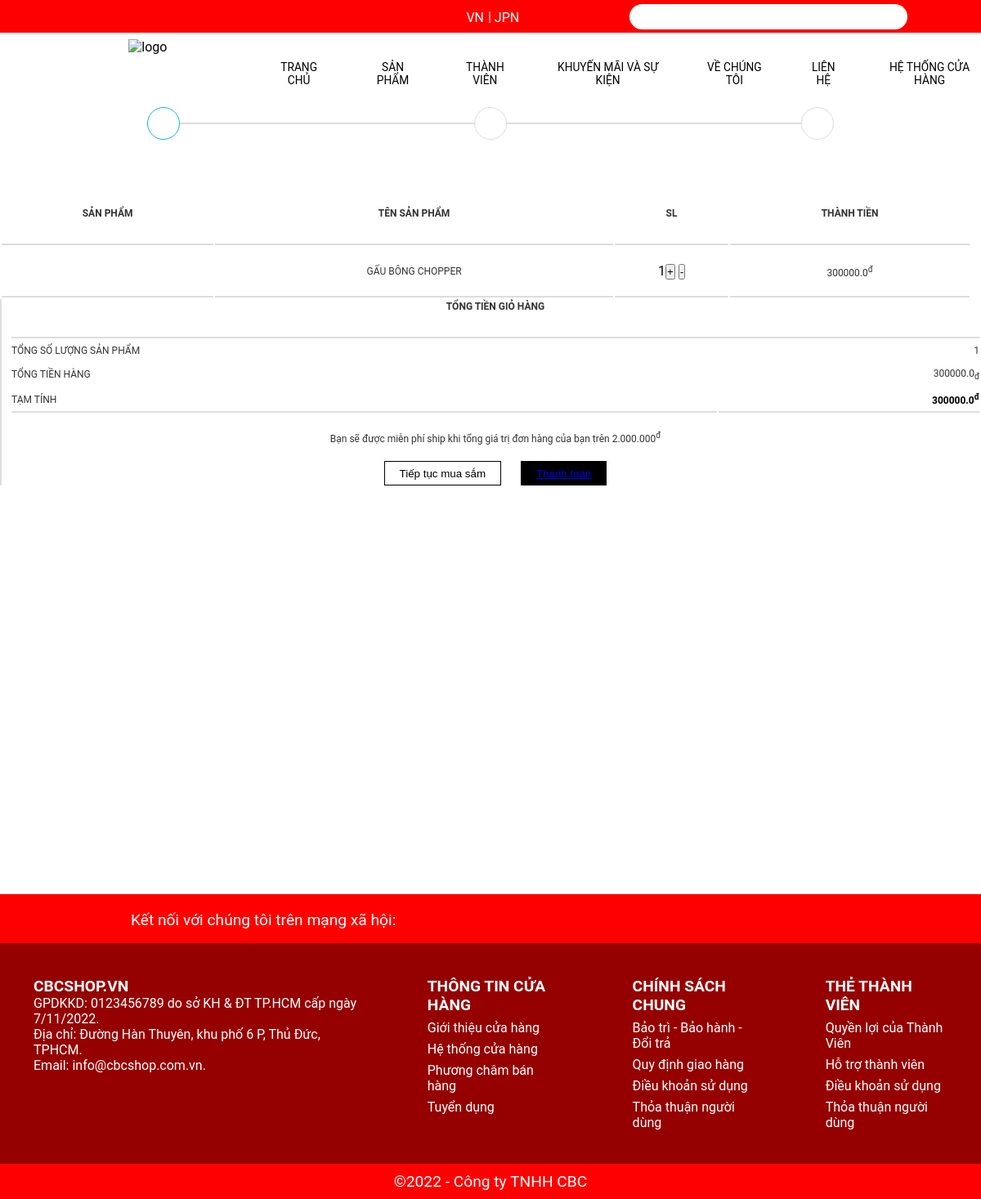
The app's page /cart/ (signed in), older data.
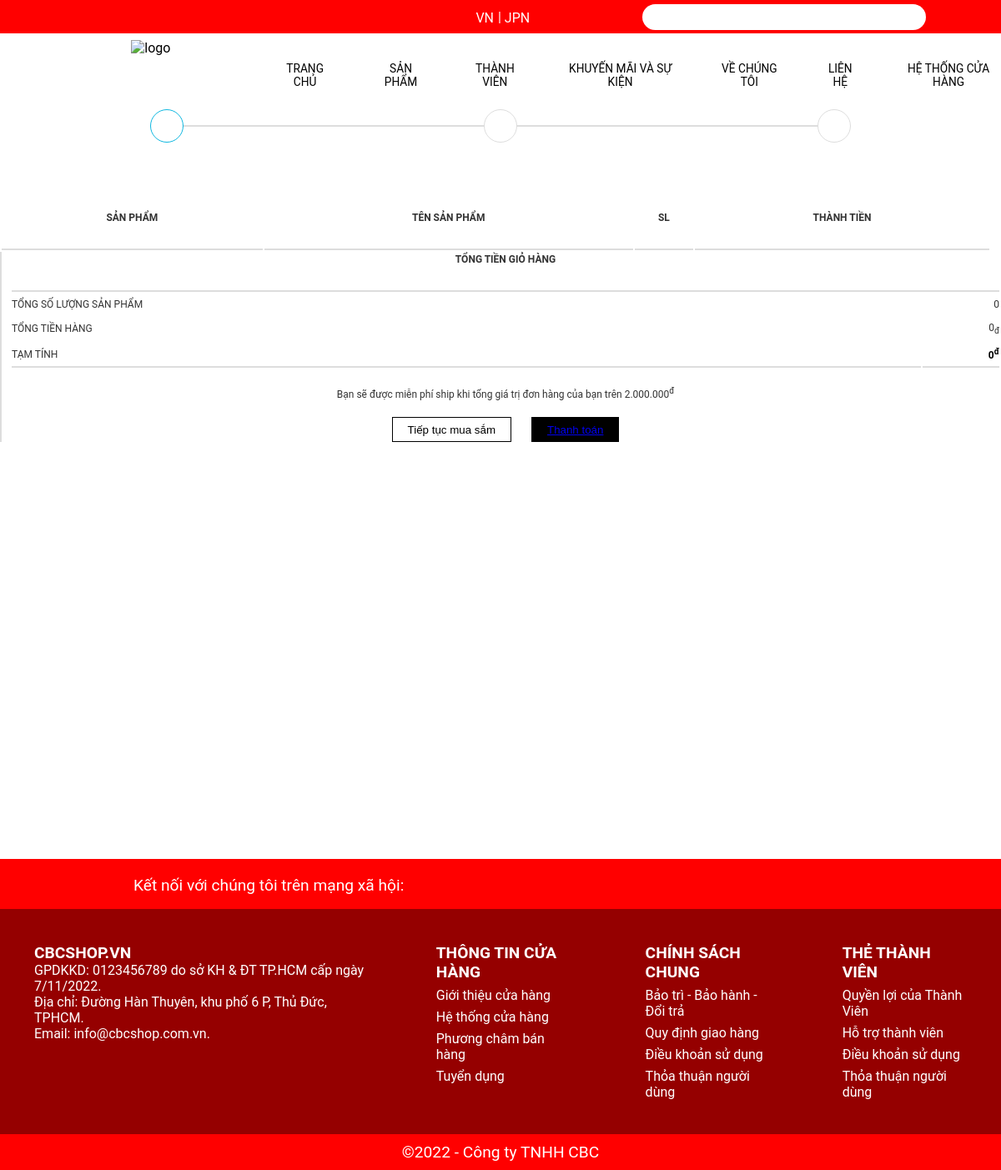
The same page, newer data.
### my_app/models.py (models this page shows, shortened)
class OrderItem(models.Model):
    product = models.ForeignKey(Product, on_delete=models.SET_NULL,blank=True,null=True)
    order = models.ForeignKey(Order, on_delete=models.SET_NULL, blank=True, null=True)
    quantity = models.IntegerField(default=0,null=True,blank=True)
    date_added = models.DateTimeField(auto_now_add=True)
    @property
    def get_total(self):
        total = self.product.price * self.quantity
        return total

class Product(models.Model):
    ID = models.IntegerField(primary_key=True)
    category = models.ManyToManyField(Category,related_name="product")
    name = models.CharField(max_length=200, null=True)
    price = models.FloatField()
    categy = models.CharField(max_length=200,null=True)
    sell = models.IntegerField()
    image = models.ImageField(null=True,blank=True)
    sale = models.IntegerField(null=True)
    star_rating = models.FloatField(default=0,null=True)  # Thêm trường star_rating
    @property
    def ImageURL(self):
        try:
            url = self.image.url
        except:
            url = ''
        return url

class Order(models.Model):
    customer = models.ForeignKey(User, on_delete=models.SET_NULL,blank=True,null=True)
    date_order = models.DateTimeField(auto_now_add=True)
    complete = models.BooleanField(default = False,null=True,blank=False)
    transaction_id = models.CharField(max_length=200,null=True)
    @property
    def get_cart_item(self):
        orderitems = self.orderitem_set.all()
        total = sum([item.quantity for item in orderitems])
        return total
    @property
    def get_cart_total(self):
        orderitems = self.orderitem_set.all()
        total = sum([item.get_total for item in orderitems])
        return total

### my_app/views.py (the view)
# urls.py: path('cart/',views.cart, name='cart'),
def cart(request):
    context = get_common_context(request)
    return render(request, 'html/cart.html', context)

### my_app/views.py (called while the page is built, shortened)
def get_common_context(request):
    context = {}
    if request.user.is_authenticated:
        user_profile = UserProfile.objects.get(user=request.user)
        customer = request.user
        order, created = Order.objects.get_or_create(customer=customer, complete=False)
        items = order.orderitem_set.all()
        cartItems = order.get_cart_item
        user_login = "hidden"
        user_logout = "show"
        user_staff = "show" if request.user.is_staff else "hidden"
        context.update({
            'user_profile': user_profile,
            'items': items,
            'order': order,
            'cartItems': cartItems,
            'user_login': user_login,
            'user_logout': user_logout,
            'user_staff': user_staff,
            'customer': customer,
        })
    context['categories'] = Category.objects.filter(is_sub=False)
    return context

### my_app/templates/html/cart.html
{% extends 'html/base.html' %}
{% load static %}
{% block cart_content %}
<head>
    <link rel="stylesheet" href="{% static 'assets/cart.css' %}">
</head>
<section class="cart">
    <div class="container">
        <div class="cart-top-wrap">
            <div class="cart-top">
                <div class="cart-top-cart cart-top-item">
                    <i class="fas fa-shopping-cart"></i>
                </div>
                <div class="cart-top-adress cart-top-item">
                    <i class="fas fa-map-marker-alt"></i>
                </div>
                <div class="cart-top-payment cart-top-item">
                    <i class="fas fa-money-check-alt"></i>
                </div>
            </div>
        </div>
        <div class="container">
            <div class="cart-content row">
                <div class="cart-content-left">
                    <table>
                        <tr>
                            <th>Sản phẩm</th>
                            <th>Tên sản phẩm</th>
                            <th>SL</th>
                            <th>Thành tiền</th>
                        </tr>
                        {% for item in items %}
                        <tr>
                            <td><img src="{{item.product.ImageURL}}" alt=""></td>
                            <td><p>{{item.product.name}}</p></td>
                            <td>{{item.quantity}}<button data-product="{{item.product.ID}}" data-action="add" class="update-cart">+</button>
                                <button data-product="{{item.product.ID}}" data-action="remove" class="update-cart">-</button></td>
                            <td><p>{{item.product.price}}<sup>đ</sup></p></td>
                        </tr>
                        {% endfor %}
                    </table>
                </div>
                <div class="cart-content-right">
                    <table>
                        <tr>
                            <th colspan="2">TỔNG TIỀN GIỎ HÀNG</th>
                        </tr>
                        <tr>
                            <td>TỔNG SỐ LƯỢNG SẢN PHẨM</td>
                            <td>{{order.get_cart_item}}</td>
                        </tr>
                        <tr>
                            <td>TỔNG TIỀN HÀNG</td>
                            <td><p>{{order.get_cart_total}}<sub>đ</sub></p></td>
                        </tr>
                        <tr>
                            <td>TẠM TÍNH</td>
                            <td><p style="color: black; font-weight: bold;">{{order.get_cart_total}}<sup>đ</sup></p></td>
                        </tr>
                    </table>
                    <div class="cart-content-right-text">
                        <p>Bạn sẽ được miễn phí ship khi tổng giá trị đơn hàng của bạn trên 2.000.000<sup>đ</sup></p>
                    </div>
                    <div class="cart-content-right-button">
                        <button>Tiếp tục mua sắm</button>
                        <button><a href="{% url 'delivery' %}">Thanh toán</a></button>
                    </div>
                </div>
            </div>
        </div>
    </div>
</section>
{% endblock cart_content %}

Row changes from the older to the newer data that the page shows:
no longer on this page (row unchanged): OrderItem: product.name "GẤU BÔNG CHOPPER", quantity "1", product.price "300000.0"
no longer on this page (row edited): Order: get_cart_item "1", get_cart_total "300000.0"
added Order: get_cart_item "0", get_cart_total "0"
